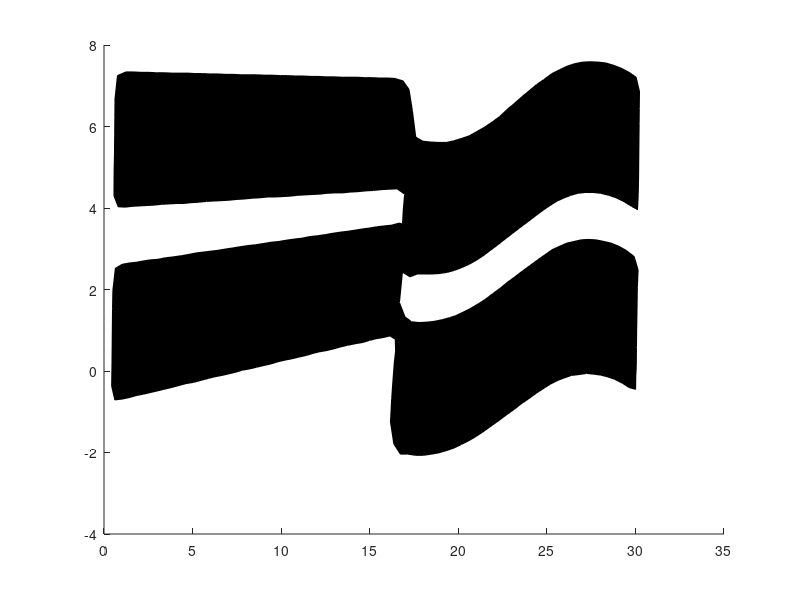

The MATLAB source for this figure: (Note: this script raises an error after producing the figure.)
%% script_4
%
%   This script produces the banner shadow
%

%read in data
data = csvread('data/lower_banner.csv');
%plot data
l = patch(data(:,1), data(:,2), 'black');
l.LineWidth = 2;

%% SOLUTION: Breakout 1

% %read in data
% data = csvread('data/lower_banner.csv');
% %plot data
% l = patch(data(:,1), data(:,2), [0, 0.2, 0.4]);  % per reviewer comment
% l.LineWidth = 2;